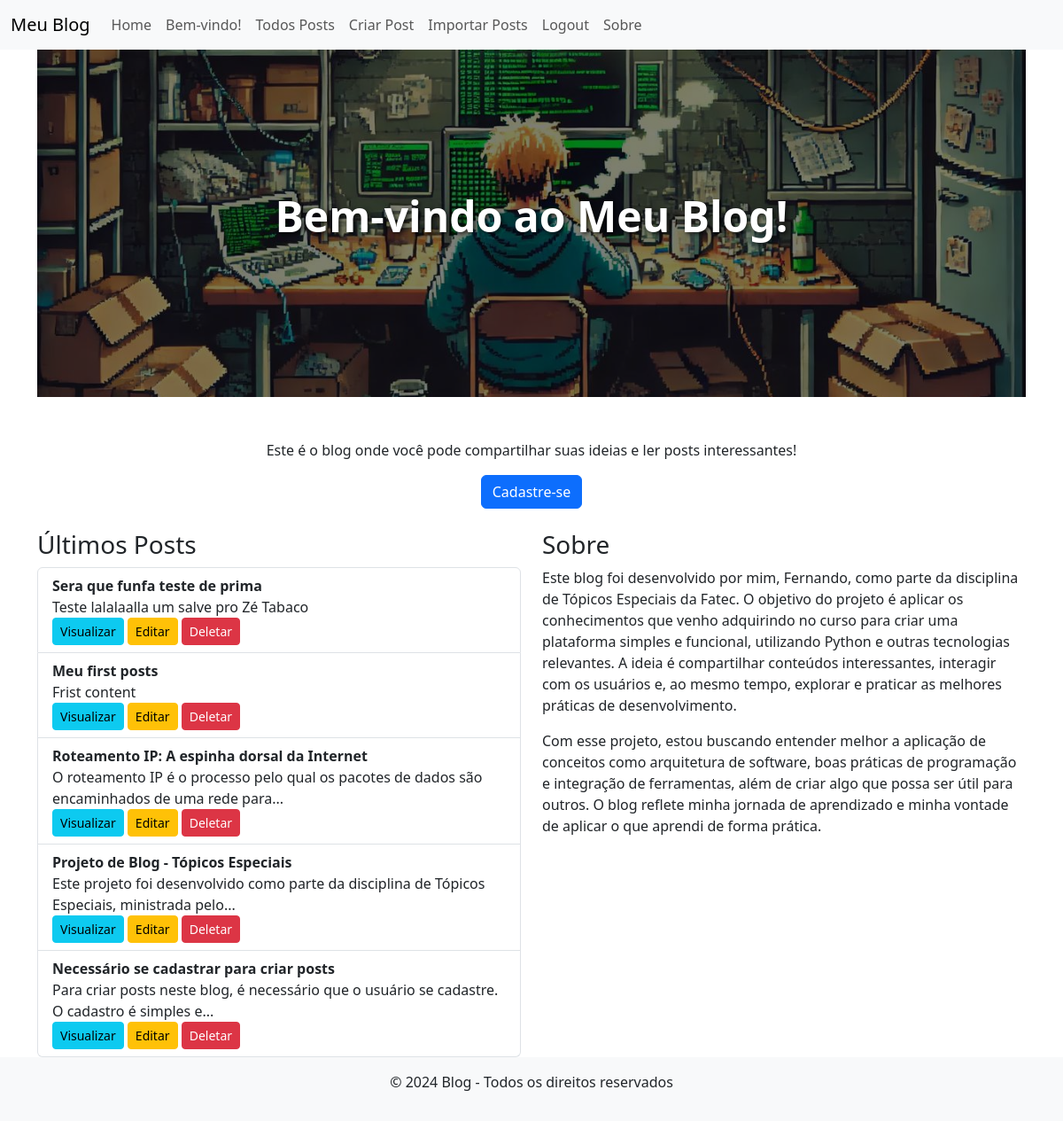
The app's page / (signed in) with its own data.
### models/post.py (models this page shows)
class Post(db.Model):
    id = db.Column(db.Integer, primary_key=True)
    title = db.Column(db.String(200), nullable=False)
    content = db.Column(db.Text, nullable=False)
    user_id = db.Column(db.Integer, db.ForeignKey('user.id'), nullable=False)
    created_at = db.Column(db.DateTime, default=datetime.now, nullable=False)
    user = relationship('User', back_populates='posts')

### routes.py (the view)
    @app.route('/')
    def home():
        user = User.query.get(session.get('user_id'))
        if user:
            posts = Post.query.filter_by(user_id=user.id).order_by(Post.created_at.desc()).limit(5).all()
        else:
            posts = []
        return render_template('home.html', user=user, posts=posts)

### templates/home.html (shortened to what this page needs)
{% extends 'base.html' %}
{% block content %}
 <div class="fullbanner" style="background-image: url('/static/images/banner.jpg'); height: 400px; background-size: cover; background-position: center;">
  <div class="d-flex justify-content-center align-items-center h-100 text-white" style="background-color: rgba(0, 0, 0, 0.5); padding: 20px;">
    <h1 style="font-size: 3rem; font-weight: bold; text-shadow: 2px 2px 5px rgba(0, 0, 0, 0.7);">Bem-vindo ao Meu Blog!</h1>
  </div>
</div>
  <div class="row justify-content-center mt-5">
    <div class="col-md-8 text-center">
      <p>Este é o blog onde você pode compartilhar suas ideias e ler posts interessantes!</p>
      <a href="/cadastro" class="btn btn-primary">Cadastre-se</a>
    </div>
  </div>
  <div class="row mt-4">
    <div class="col-md-6">
      <h3>Últimos Posts</h3>
      {% if user %}
        <ul class="list-group">
          {% for post in posts %}
            <li class="list-group-item">
              <strong>{{ post.title }}</strong> <br>
              {{ post.content|truncate(100) }}
              <div class="float-right">
                <a href="{{ url_for('visualizar_post', id=post.id) }}" class="btn btn-info btn-sm">  Visualizar</a>
                <a href="{{ url_for('editar_post', id=post.id) }}" class="btn btn-warning btn-sm">Editar</a>
                <form action="{{ url_for('excluir_post', id=post.id) }}" method="POST" style="display:inline;">
                    <button type="submit" class="btn btn-danger btn-sm">Deletar</button>
                </form>
              </div>
            </li>
          {% else %}
            <li class="list-group-item">Você ainda não tem posts.</li>
          {% endfor %}
        </ul>
      {% else %}
        <p>Faça login para começar a criar seus posts!</p>
      {% endif %}
    </div>
    <div class="col-md-6">
      <h3>Sobre</h3>
      <p>Este blog foi desenvolvido por mim, Fernando, como parte da disciplina de Tópicos Especiais da Fatec. O objetivo do projeto é aplicar os conhecimentos que venho adquirindo no curso para criar uma plataforma simples e funcional, utilizando Python e outras tecnologias relevantes. A ideia é compartilhar conteúdos interessantes, interagir com os usuários e, ao mesmo tempo, explorar e praticar as melhores práticas de desenvolvimento.</p>
      <p>Com esse projeto, estou buscando entender melhor a aplicação de conceitos como arquitetura de software, boas práticas de programação e integração de ferramentas, além de criar algo que possa ser útil para outros. O blog reflete minha jornada de aprendizado e minha vontade de aplicar o que aprendi de forma prática.</p>
    </div>
  </div>
{% endblock %}

### records on screen
Post: title "Sera que funfa teste de prima", content "Teste lalalaalla um salve pro Zé Tabaco"
Post: title "Meu first posts", content "Frist content"
Post: title "Roteamento IP: A espinha dorsal da Internet", content "O roteamento IP é o processo pelo qual os pacotes de dados são encaminhados de uma rede para..."
Post: title "Projeto de Blog - Tópicos Especiais", content "Este projeto foi desenvolvido como parte da disciplina de Tópicos Especiais, ministrada pelo..."
Post: title "Necessário se cadastrar para criar posts", content "Para criar posts neste blog, é necessário que o usuário se cadastre. O cadastro é simples e..."
